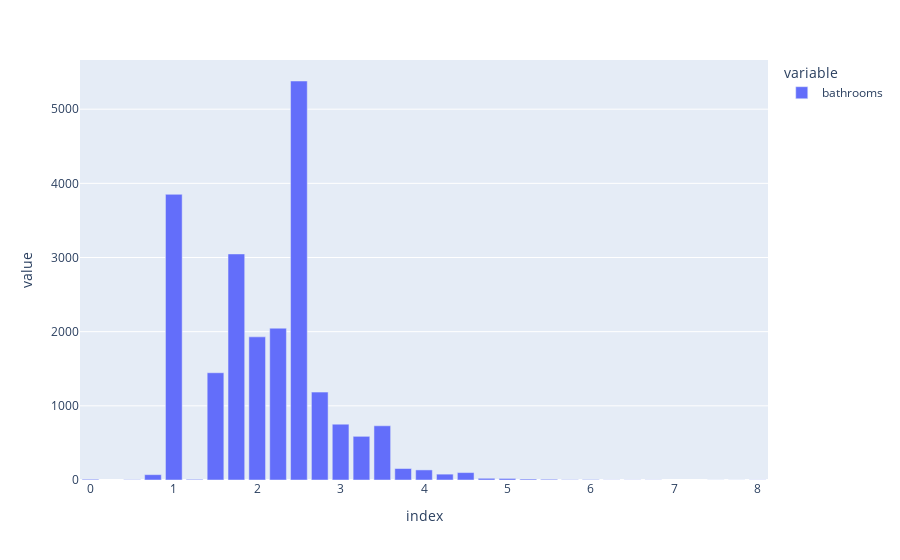

Source (notebook cell):
### Code cell
px.bar(Data['bathrooms'].value_counts())

### Figure 1 — Plotly figure (JSON) as saved in the notebook; plotly's stock layout.template omitted (floating-point values rounded to 4 significant figures)
{"data": [{"alignmentgroup": "True", "hovertemplate": "variable=bathrooms<br>index=%{x}<br>value=%{y}<extra></extra>", "legendgroup": "bathrooms", "marker": {"color": "#636efa", "pattern": {"shape": ""}}, "name": "bathrooms", "offsetgroup": "bathrooms", "orientation": "v", "showlegend": true, "textposition": "auto", "type": "bar", "x": [2.5, 1, 1.75, 2.25, 2, 1.5, 2.75, 3, 3.5, 3.25, 3.75, 4, 4.5, 4.25, 0.75, 4.75, 5, 5.25, 0, 5.5, 1.25, 6, 0.5, 5.75, 6.75, 8, 6.25, 6.5, 7.5, 7.75], "xaxis": "x", "y": [5380, 3852, 3048, 2047, 1930, 1446, 1185, 753, 731, 589, 155, 136, 100, 79, 72, 23, 21, 13, 10, 10, 9, 6, 4, 4, 2, 2, 2, 2, 1, 1], "yaxis": "y"}], "layout": {"barmode": "relative", "legend": {"title": {"text": "variable"}, "tracegroupgap": 0}, "margin": {"t": 60}, "xaxis": {"anchor": "y", "domain": [0, 1], "title": {"text": "index"}}, "yaxis": {"anchor": "x", "domain": [0, 1], "title": {"text": "value"}}}}
